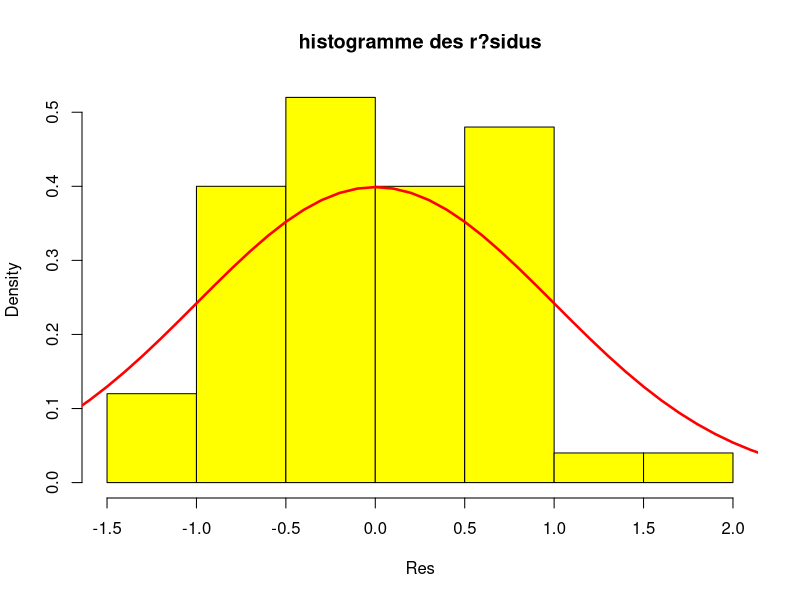
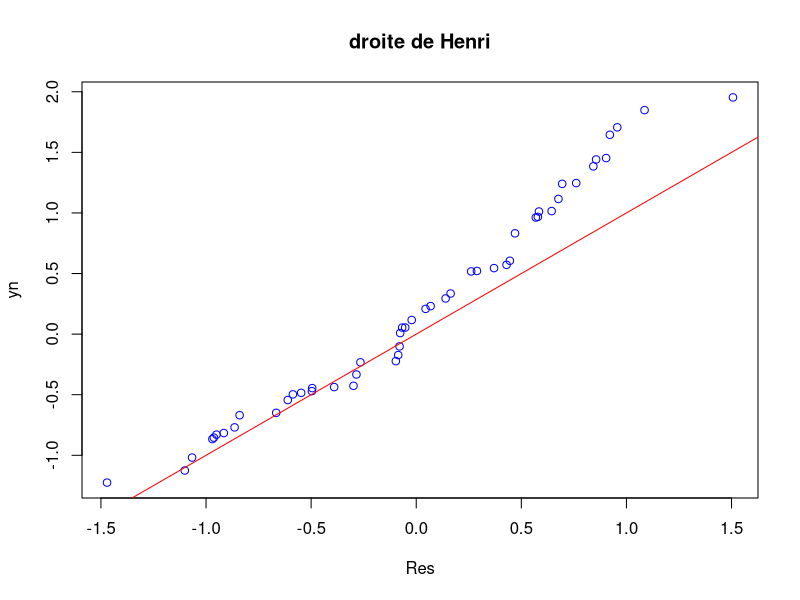
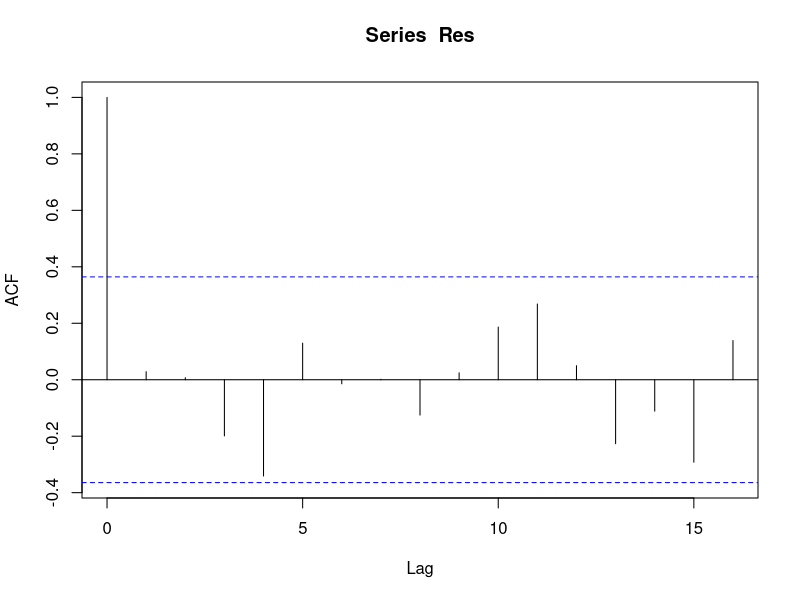
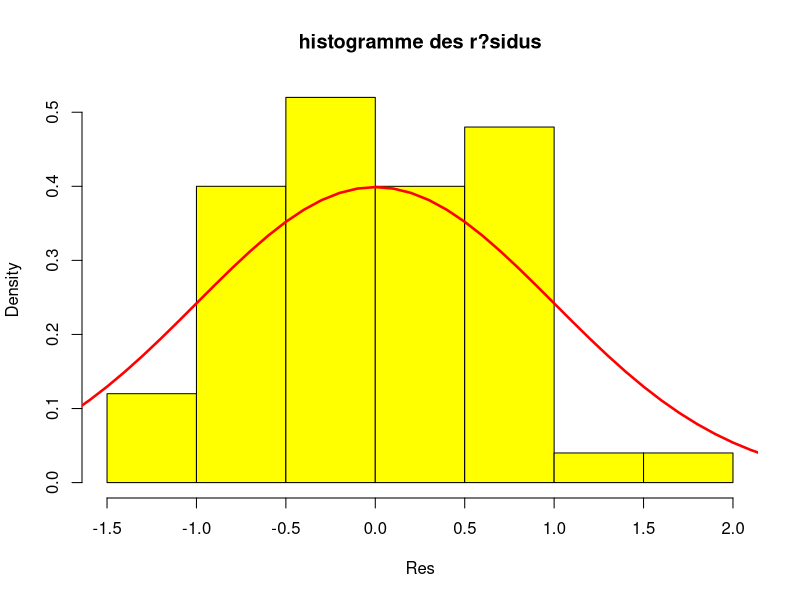
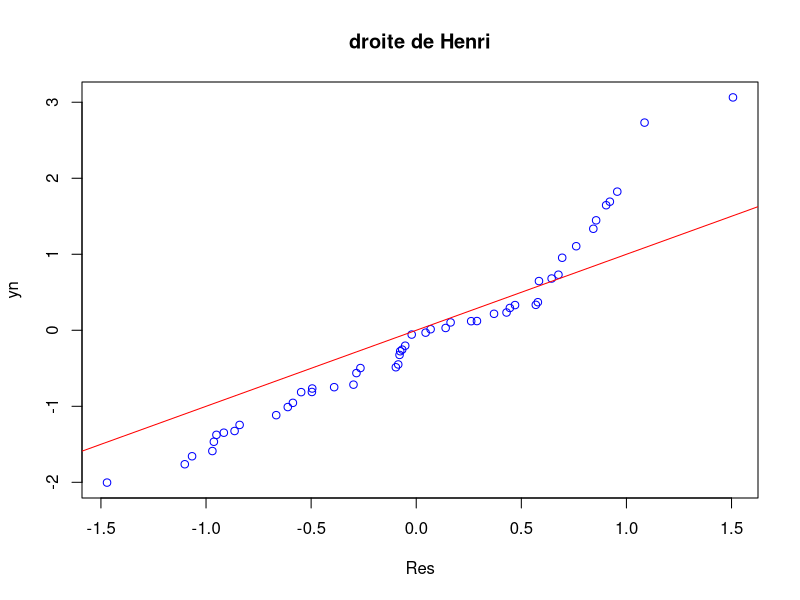
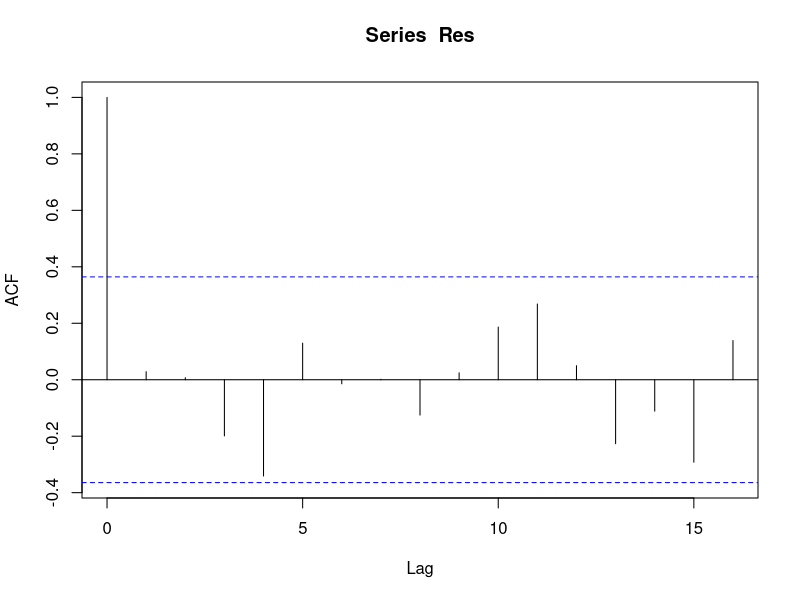

Here is the R script that generated these plots, in order:
#script de la r?gression lin?aire multiple sur des donn?es state.x77
#
data(state)
stateUSA<-data.frame(state.x77,row.names=state.abb)
attach(stateUSA)
life.lm=lm(formula=Life.Exp~.,data=stateUSA)
summary(life.lm)
extractAIC(life.lm)
#
# On soustrait ? pr?sent les variables dont le coefficient n'est pas 
# significativement diff?rent de z?ro.
#
life.lm<- update(life.lm,.~.-Area-Illiteracy-Income)
summary(life.lm)
extractAIC(life.lm)
#
# On soustrait la variable 'Population' et on regarde si le mod?le est meilleur
#
life.lm<-update(life.lm,.~.-Population)
summary(life.lm)
extractAIC(life.lm)
#
# On reprend le deuxi?me mod?le
#
life.lm<-lm(formula=Life.Exp~Murder+HS.Grad+Frost+Population,data=stateUSA)
summary(life.lm)
Res=residuals(life.lm)
hist(Res,freq=FALSE,nclass=10, col="yellow",main="histogramme des r?sidus")
# 
# On ajute la courbe en cloche ? l'histogramme pour voir si les r?sidus
# peuvent suivre une loi normle
#
x=seq(-3,3,by=0.1)
y=dnorm(x,0,1)
lines(x,y,type="l",col="red",lwd=2.5)
#
# Pr?diction
#
predict(life.lm,data.frame(Murder=8,HS.Grad=75,Frost=80,Population=4250),interval="prediction",level=0.99)
#
# Etude des r?sidus
#
yn=rnorm(50,0,1)
qqplot(Res,yn,main="droite de Henri",col="blue")
z=seq(-2,2,by=0.1)
zz=z
lines(z,zz,type="l",col="red")
#
# ind?pendance des r?sidus
#
acf(Res,ci=0.99)
#
# Test de normalit? de Shapiro
#
shapiro.test(Res)





#script de la r?gression lin?aire multiple sur des donn?es state.x77
#
data(state)
stateUSA<-data.frame(state.x77,row.names=state.abb)
attach(stateUSA)
life.lm=lm(formula=Life.Exp~.,data=stateUSA)
summary(life.lm)
extractAIC(life.lm)
#
# On soustrait ? pr?sent les variables dont le coefficient n'est pas 
# significativement diff?rent de z?ro.
#
life.lm<- update(life.lm,.~.-Area-Illiteracy-Income)
summary(life.lm)
extractAIC(life.lm)
#
# On soustrait la variable 'Population' et on regarde si le mod?le est meilleur
#
life.lm<-update(life.lm,.~.-Population)
summary(life.lm)
extractAIC(life.lm)
#
# On reprend le deuxi?me mod?le
#
life.lm<-lm(formula=Life.Exp~Murder+HS.Grad+Frost+Population,data=stateUSA)
summary(life.lm)
Res=residuals(life.lm)
hist(Res,freq=FALSE,nclass=10, col="yellow",main="histogramme des r?sidus")
# 
# On ajute la courbe en cloche ? l'histogramme pour voir si les r?sidus
# peuvent suivre une loi normle
#
x=seq(-3,3,by=0.1)
y=dnorm(x,0,1)
lines(x,y,type="l",col="red",lwd=2.5)
#
# Pr?diction
#
predict(life.lm,data.frame(Murder=8,HS.Grad=75,Frost=80,Population=4250),interval="prediction",level=0.99)
#
# Etude des r?sidus
#
yn=rnorm(50,0,1)
qqplot(Res,yn,main="droite de Henri",col="blue")
z=seq(-2,2,by=0.1)
zz=z
lines(z,zz,type="l",col="red")
#
# ind?pendance des r?sidus
#
acf(Res,ci=0.99)
#
# Test de normalit? de Shapiro
#
shapiro.test(Res)


